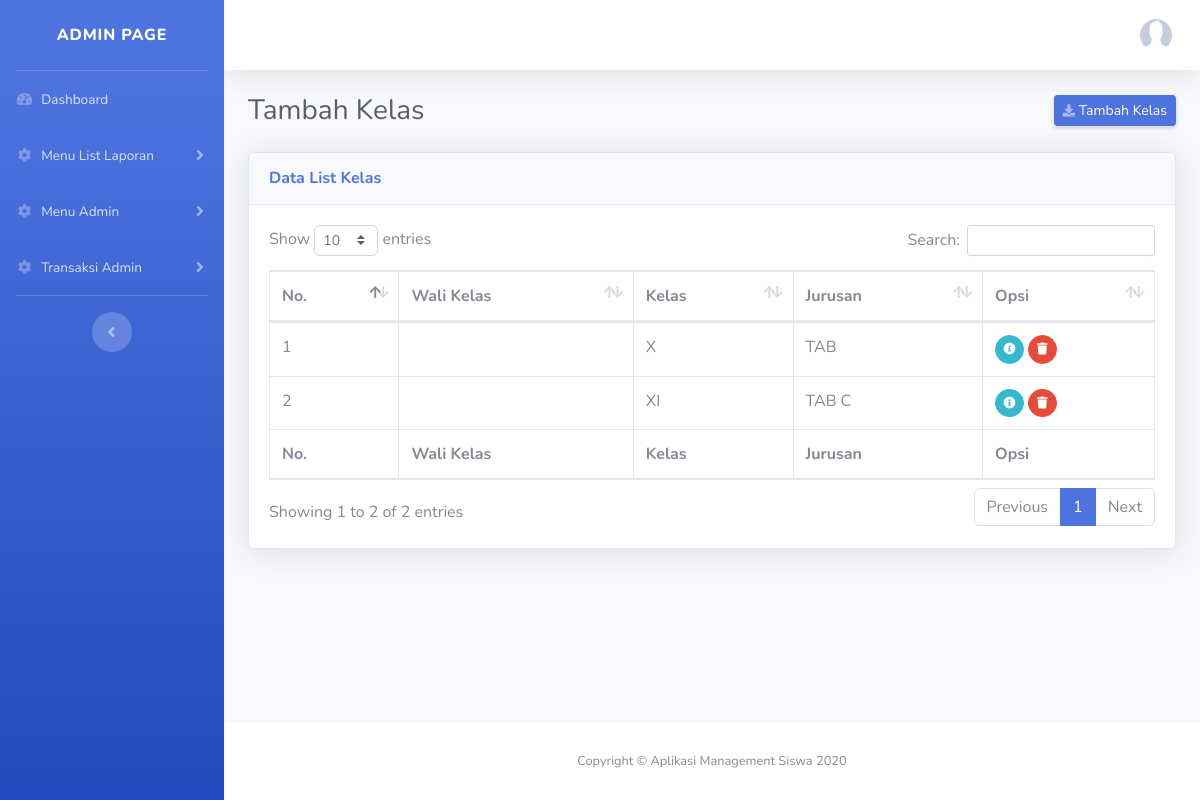
Page /index.php/kelas on the earlier database version.
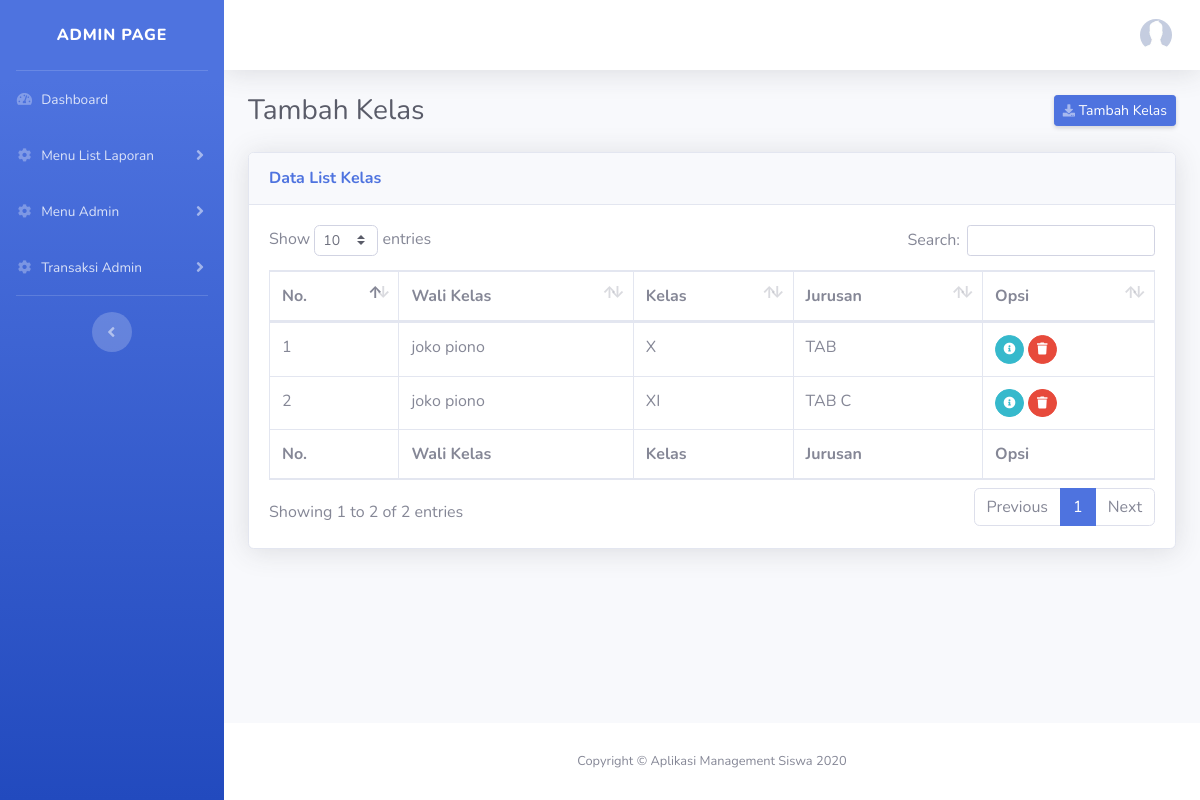
Same page on the later database version.
### tables this page shows
CREATE TABLE `kelas` (
  `id_kelas` int(11) NOT NULL,
  `id_wali_kelas` int(11) DEFAULT NULL,
  `kelas` varchar(255) DEFAULT NULL,
  `jurusan` varchar(255) DEFAULT NULL
);

CREATE TABLE `lilas` (
  `id_wali_kelas` int(11) NOT NULL,
  `username` varchar(255) DEFAULT NULL,
  `password` varchar(255) DEFAULT NULL,
  `nama_wali_kelas` varchar(255) NOT NULL,
  `alert` date DEFAULT NULL
);

### application/controllers/Kelas.php (called while the page is built, shortened)
<?php
class Kelas extends CI_Controller {
    public function __construct()
    {
        $this->load->model('KelasModel');
    }
    public function index ()
    {
        $data = $this->KelasModel->getAllData();
        $this->load->view('layout/header', ['data' => $data]);
        $this->load->view('admin/side_menu');
        $this->load->view('admin/tambah_kelas');
        $this->load->view('layout/footer');
    }
}

### index.php (called while the page is built, shortened)
<?php
require_once BASEPATH.'core/CodeIgniter.php';

### application/models/KelasModel.php (called while the page is built, shortened)
<?php
class KelasModel extends CI_Model
{
    public function getAllData()
    {
        $this->db->select('kelas.*, lilas.*');
        $this->db->from('kelas');
        $this->db->join('lilas', 'lilas.id_wali_kelas = kelas.id_wali_kelas');
        return $this->db->get()->result_array();
    }
}

### application/views/admin/tambah_kelas.php (the view, shortened to what this page needs)
<div class="d-sm-flex align-items-center justify-content-between mb-4">
  <h1 class="h3 mb-0 text-gray-800">Tambah Kelas</h1>
  <a href="#" data-toggle="modal" data-target="#tambahModal" class="d-none d-sm-inline-block btn btn-sm btn-primary shadow-sm"><i class="fas fa-download fa-sm text-white-50"></i> Tambah Kelas</a>
</div>
<div class="card shadow mb-4">
  <div class="card-header py-3">
    <h6 class="m-0 font-weight-bold text-primary">Data List Kelas</h6>
  </div>
  <div class="card-body">
    <div class="table-responsive">
      <table class="table table-bordered" id="dataTable" width="100%" cellspacing="0">
        <thead>
          <tr>
            <th>No.</th>
            <th>Wali Kelas</th>
            <th>Kelas</th>
            <th>Jurusan</th>
            <th>Opsi</th>
          </tr>
        </thead>
        <tfoot>
          <tr>
            <th>No.</th>
            <th>Wali Kelas</th>
            <th>Kelas</th>
            <th>Jurusan</th>
            <th>Opsi</th>
          </tr>
        </tfoot>
        <tbody>
            <?php $i = 1; foreach ($data as $key) : ?>
          <tr>
            <td><?= $i; ?></td>
            <td><?= $key['nama_wali_kelas'] ?></td>
            <td><?= $key['kelas'] ?></td>
            <td><?= $key['jurusan'] ?></td>
            <td>
                <div class="btn-group" role="group" aria-label="Basic example">
                  <form action="<?= base_url('kelas/edit'); ?>" method="GET">
                      <button href="#" class="btn btn-info btn-circle btn-sm mr-1">
                        <i class="fas fa-info-circle"></i>
                      </button>
                  </form>
                  <form action="<?= base_url('kelas/deleteData'); ?>" method="POST">
                      <button href="#" class="btn btn-danger btn-circle btn-sm mr-1" onclick="return confirm('Are you sure you want to delete this item?');">
                        <i class="fas fa-trash"></i>
                      </button>
                  </form>
              </div>
            </td>
          </tr>
            <?php $i++; endforeach; ?>
        </tbody>
      </table>
    </div>
  </div>
</div>

Differences in the rows shown:
changed through a linked row, kelas "TAB": id_wali_kelas.nama_wali_kelas (not shown) → "joko piono"
changed through a linked row, kelas "XI": id_wali_kelas.nama_wali_kelas (not shown) → "joko piono"
